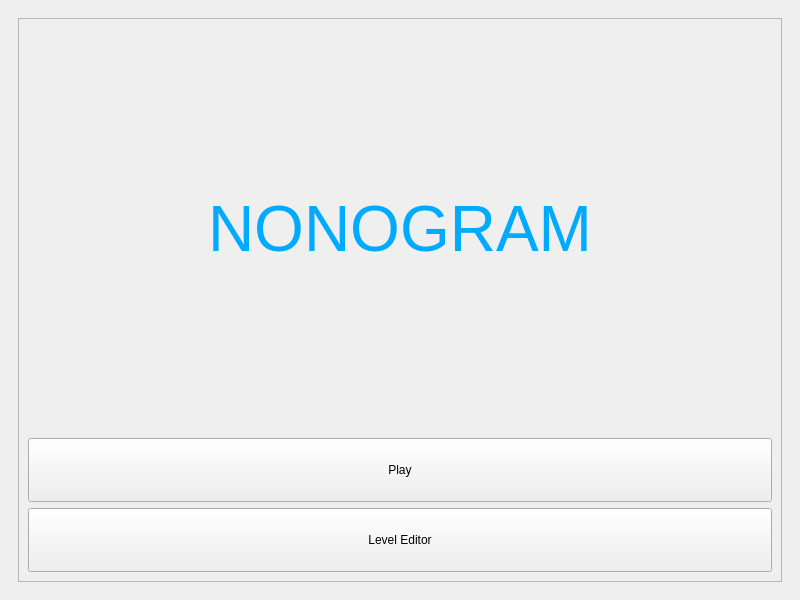
<?xml version="1.0" encoding="UTF-8"?>
<ui version="4.0">
 <class>MainWindow</class>
 <widget class="QMainWindow" name="MainWindow">
  <property name="geometry">
   <rect>
    <x>0</x>
    <y>0</y>
    <width>800</width>
    <height>600</height>
   </rect>
  </property>
  <property name="minimumSize">
   <size>
    <width>800</width>
    <height>600</height>
   </size>
  </property>
  <property name="maximumSize">
   <size>
    <width>800</width>
    <height>600</height>
   </size>
  </property>
  <property name="windowTitle">
   <string>MainWindow</string>
  </property>
  <widget class="QWidget" name="CentralWidget">
   <property name="acceptDrops">
    <bool>false</bool>
   </property>
   <layout class="QVBoxLayout" name="verticalLayout_4">
    <item>
     <widget class="QStackedWidget" name="PageManager">
      <widget class="QWidget" name="page_0">
       <layout class="QVBoxLayout" name="verticalLayout">
        <item>
         <widget class="QFrame" name="MainMenu">
          <property name="frameShape">
           <enum>QFrame::StyledPanel</enum>
          </property>
          <property name="frameShadow">
           <enum>QFrame::Raised</enum>
          </property>
          <layout class="QVBoxLayout" name="verticalLayout_2">
           <item>
            <widget class="QLabel" name="label">
             <property name="text">
              <string>&lt;html&gt;&lt;head/&gt;&lt;body&gt;&lt;p align=&quot;center&quot;&gt;&lt;span style=&quot; font-size:48pt; color:#00aaff;&quot;&gt;NONOGRAM&lt;/span&gt;&lt;/p&gt;&lt;/body&gt;&lt;/html&gt;</string>
             </property>
            </widget>
           </item>
           <item>
            <widget class="QPushButton" name="PlayButton">
             <property name="minimumSize">
              <size>
               <width>0</width>
               <height>64</height>
              </size>
             </property>
             <property name="cursor">
              <cursorShape>PointingHandCursor</cursorShape>
             </property>
             <property name="text">
              <string>Play</string>
             </property>
            </widget>
           </item>
           <item>
            <widget class="QPushButton" name="LevelEditorButton">
             <property name="minimumSize">
              <size>
               <width>0</width>
               <height>64</height>
              </size>
             </property>
             <property name="maximumSize">
              <size>
               <width>16777215</width>
               <height>64</height>
              </size>
             </property>
             <property name="cursor">
              <cursorShape>PointingHandCursor</cursorShape>
             </property>
             <property name="text">
              <string>Level Editor</string>
             </property>
            </widget>
           </item>
          </layout>
         </widget>
        </item>
       </layout>
      </widget>
      <widget class="QWidget" name="page_1">
       <layout class="QVBoxLayout" name="verticalLayout_3">
        <item>
         <widget class="QStackedWidget" name="stackedWidget">
          <widget class="QWidget" name="page"/>
          <widget class="QWidget" name="page_2"/>
         </widget>
        </item>
       </layout>
      </widget>
     </widget>
    </item>
   </layout>
  </widget>
 </widget>
 <resources/>
 <connections/>
</ui>
